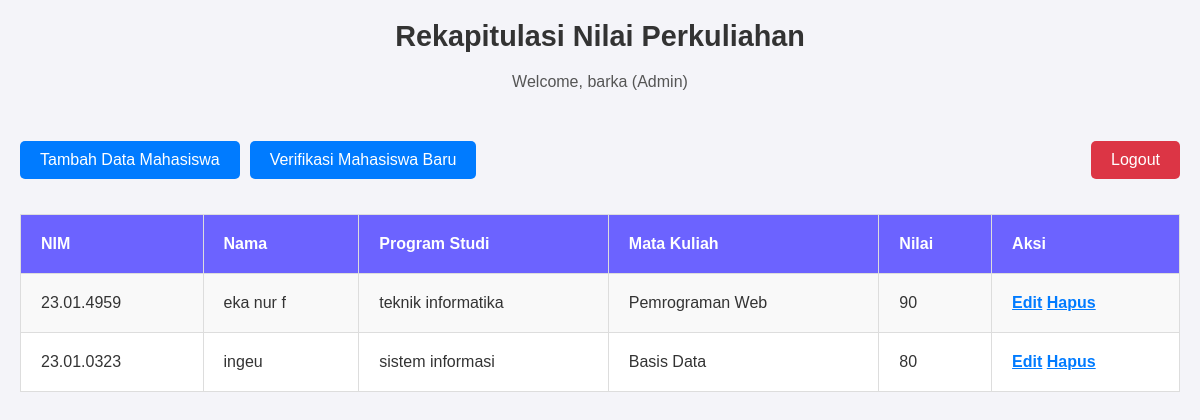
/index.php (signed in), run on the app's committed database.
### tables this page shows
CREATE TABLE `nilai_mahasiswa` (
  `id` int(11) NOT NULL,
  `mahasiswa_id` int(11) DEFAULT NULL,
  `mata_kuliah_id` int(11) DEFAULT NULL,
  `dosen_id` int(11) DEFAULT NULL,
  `nilai` int(11) DEFAULT NULL
);

CREATE TABLE `mahasiswa` (
  `id` int(11) NOT NULL,
  `nim` varchar(20) DEFAULT NULL,
  `nama` varchar(100) NOT NULL,
  `program_studi` varchar(50) NOT NULL,
  `user_id` int(11) DEFAULT NULL,
  `status` enum('admin_input','registered') DEFAULT NULL,
  `password` varchar(255) NOT NULL
);

CREATE TABLE `mata_kuliah` (
  `id` int(11) NOT NULL,
  `kode_mk` varchar(20) NOT NULL,
  `nama_mk` varchar(100) NOT NULL,
  `sks` int(11) NOT NULL
);

### index.php (the view, shortened to what this page needs)
<?php
require_once "config.php";
$level = $_SESSION["level"];
$user_id = $_SESSION["user_id"];
if ($level == "Mahasiswa") {
    $stmt = $pdo->prepare("
        SELECT
            nm.id,
            m.nim,
            m.nama as nama,
            m.program_studi,
            mk.nama_mk as mata_kuliah,
            nm.nilai,
            u.username as nama_dosen
        FROM mahasiswa m
        LEFT JOIN nilai_mahasiswa nm ON m.id = nm.mahasiswa_id
        LEFT JOIN mata_kuliah mk ON nm.mata_kuliah_id = mk.id
        LEFT JOIN users u ON nm.dosen_id = u.id
        WHERE m.user_id = ?
        ORDER BY mk.nama_mk
    ");
    $stmt->execute([$user_id]);
} else {
    $stmt = $pdo->query("
        SELECT
            nm.id,
            m.nim,
            m.nama,
            m.program_studi,
            mk.nama_mk as mata_kuliah,
            nm.nilai
        FROM nilai_mahasiswa nm
        JOIN mahasiswa m ON nm.mahasiswa_id = m.id
        JOIN mata_kuliah mk ON nm.mata_kuliah_id = mk.id
    ");
}
$nilai = $stmt->fetchAll();
?>
<!DOCTYPE html>
<html lang="en">
<head>
    <link rel="stylesheet" href="index.css">
</head>
<body>
    <h1>Rekapitulasi Nilai Perkuliahan</h1>
    <p>Welcome, <?= htmlspecialchars($_SESSION["username"]) ?> (<?= htmlspecialchars($_SESSION["level"]) ?>)</p>
    <div class="top-buttons">
        <div class="left-buttons">
            <?php if ($level == "Admin"): ?>
                <a href="tambah_mahasiswa.php" class="action-button">Tambah Data Mahasiswa</a>
                <a href="verifikasi_mahasiswa.php" class="action-button">Verifikasi Mahasiswa Baru</a>
            <?php elseif ($level == "Dosen"): ?>
                <a href="input_nilai.php" class="action-button">Input Nilai Mahasiswa</a>
            <?php endif; ?>
        </div>
        <div class="right-buttons">
            <a href="logout.php" class="btn">Logout</a>
        </div>
    </div>
    <table border="1">
        <tr>
            <th>NIM</th>
            <th>Nama</th>
            <th>Program Studi</th>
            <th>Mata Kuliah</th>
            <th>Nilai</th>
            <?php if ($level != "Mahasiswa"): ?>
                <th>Aksi</th>
            <?php endif; ?>
        </tr>
        <?php foreach ($nilai as $row): ?>
        <tr>
            <td><?= htmlspecialchars($row["nim"]) ?></td>
            <td><?= htmlspecialchars($row["nama"]) ?></td>
            <td><?= htmlspecialchars($row["program_studi"]) ?></td>
            <td><?= htmlspecialchars($row["mata_kuliah"]) ?></td>
            <td><?= htmlspecialchars($row["nilai"] ?? 'Belum ada nilai') ?></td>
            <?php if ($level == "Dosen"): ?>
                <td>
                    <a href="edit_nilai.php?id=<?= $row['id'] ?>">Edit Nilai</a>
                </td>
            <?php elseif ($level == "Admin"): ?>
                <td>
                    <a href="edit.php?id=<?= $row['id'] ?>">Edit</a>
                    <a href="hapus.php?id=<?= $row['id'] ?>" onclick="return confirm('Yakin ingin menghapus?')">Hapus</a>
                </td>
            <?php endif; ?>
        </tr>
        <?php endforeach; ?>
    </table>
</body>
</html>

### index.css (style rules this page uses)
* { box-sizing: border-box; margin: 0; padding: 0; font-family: Arial, sans-serif; }
body { display: flex; flex-direction: column; align-items: center; padding: 20px; background-color: #f4f4f9; color: #333; }
h1 { font-size: 1.8em; color: #333; margin-bottom: 20px; }
p { font-size: 1em; color: #555; margin-bottom: 50px; }
.top-buttons { display: flex; justify-content: space-between; width: 100%; max-width: 100%; margin-bottom: 15px; }
.left-buttons, .right-buttons { display: flex; gap: 10px; }
.action-button, .btn { display: inline-block; padding: 10px 20px; border-radius: 5px; font-size: 1em; color: #ffffff; text-align: center; transition: background-color 0.3s; text-decoration: none; }
.action-button { background-color: #007bff; }
.btn { background-color: #dc3545; }
table { width: 100%; max-width: 100%; border-collapse: collapse; margin-top: 20px; }
table, th, td { border: 1px solid #ddd; }
th, td { padding: 20px; text-align: left; }
th { background-color: #6c63ff; color: white; font-weight: bold; }
td { background-color: #ffffff; }
tr:nth-child(even) td { background-color: #f9f9f9; }
table a { color: #007bff; font-weight: bold; }

### data on the page
nilai_mahasiswa: mahasiswa.nim "23.01.4959", mahasiswa.nama "eka nur f", mahasiswa.program_studi "teknik informatika", mata_kuliah.nama_mk "Pemrograman Web", nilai "90"
nilai_mahasiswa: mahasiswa.nim "23.01.0323", mahasiswa.nama "ingeu", mahasiswa.program_studi "sistem informasi", mata_kuliah.nama_mk "Basis Data", nilai "80"

### other printed values
$_SESSION["username"] "barka"
$_SESSION["level"] "Admin"
